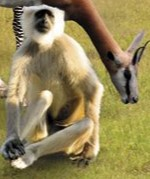
#> input picture Pranali/i1.jpg, 150 x 179 px
$ python 9.1.py
#> lines starting #> are read from the running program, lines starting #| are printed output that depends on the picture; after the words box and inside, x2 and y2 are one past the last pixel; in counts of white or black regions, pixels touching at a corner belong together
import cv2
import numpy as np


def detect_object(template_path, input_image_path):

    # Read template image in grayscale
#> called with template_path = 'i1.jpg', input_image_path = 'animal.jpg'
    template = cv2.imread(template_path, 0)
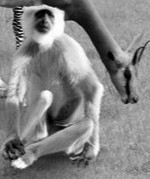
#> template: shape (179, 150); min 0, max 255, mean 132.3

    # Read input image
    img = cv2.imread(input_image_path)
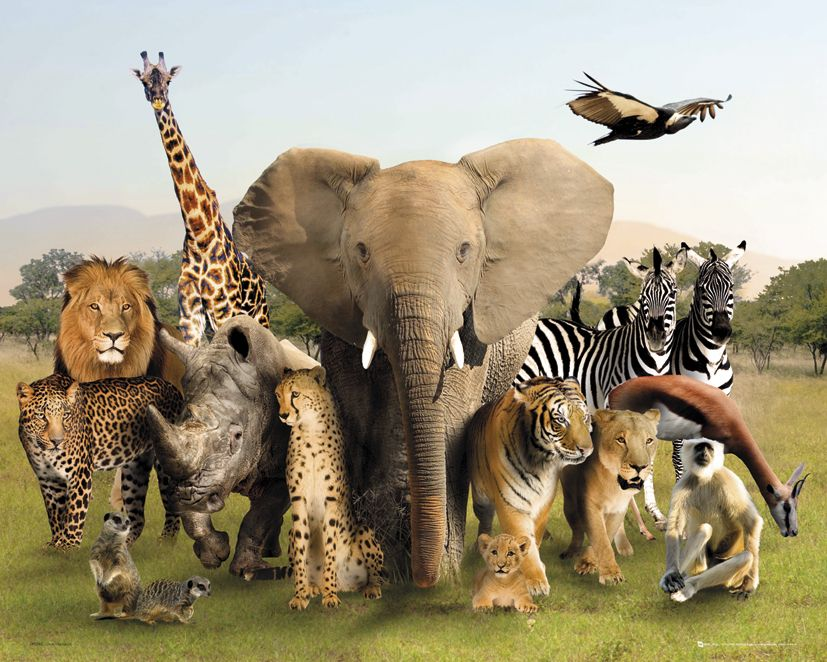
#> input picture Pranali/animal.jpg, 827 x 662 px
#> img is the input picture: shape (662, 827, 3); mean B, G, R 123.8, 149.8, 160.7

    # Check template image
    if template is None:
        print("Template image not found!")
        return

    # Check input image
    if img is None:
        print("Input image not found!")
        return

    # Convert input image to grayscale
    gray_img = cv2.cvtColor(img, cv2.COLOR_BGR2GRAY)
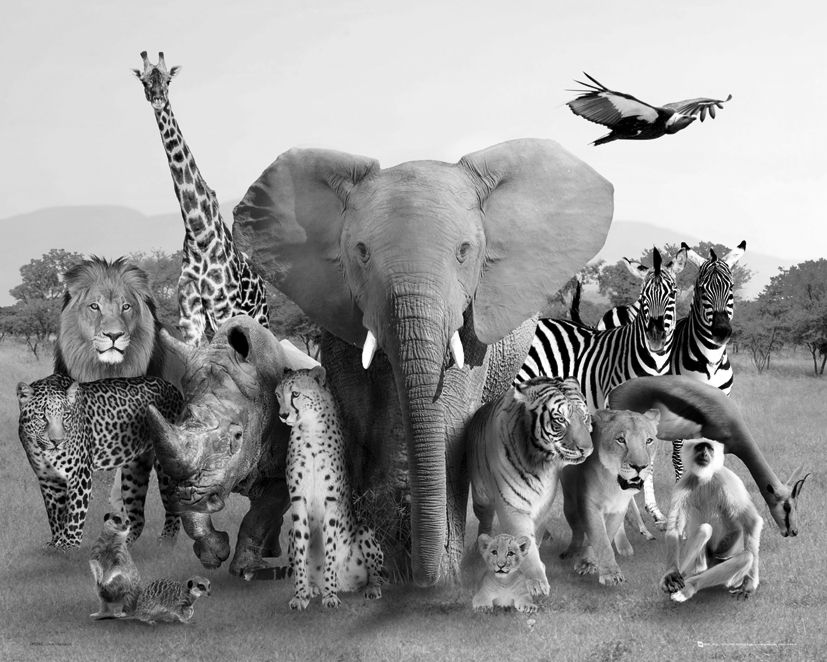
#> gray_img: shape (662, 827); min 0, max 255, mean 150.1

    # Get template height and width
    h, w = template.shape
#> h = 179; w = 150

    # Template matching
    result = cv2.matchTemplate(
        gray_img,
        template,
        cv2.TM_CCOEFF_NORMED
    )
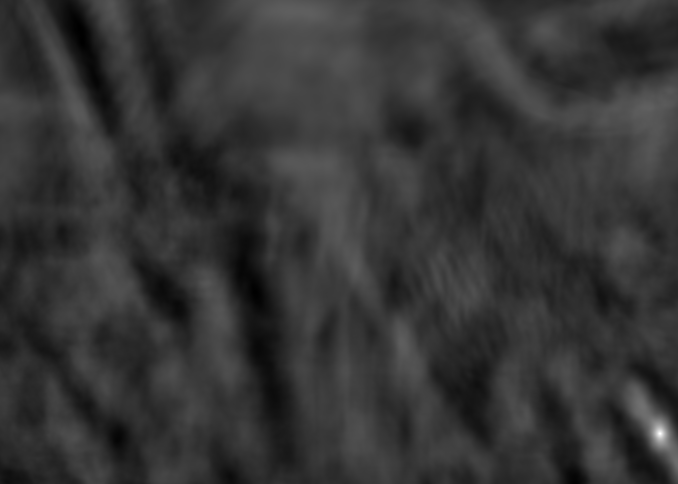
#> result: shape (484, 678) float32; min -0.242, max 0.984, mean 0.0148; drawn with min black and max white

    # Matching threshold
    threshold = 0.8

    # Find matching locations
    locations = np.where(result >= threshold)
#> locations = 26 positions, rows 430 to 436, columns 657 to 662

    # Draw rectangle around detected object
    for pt in zip(*locations[::-1]):
        cv2.rectangle(
            img,
            pt,
            (pt[0] + w, pt[1] + h),
            (0, 255, 255),
            2
        )
#> this loop made 26 passes
#> pt on passes 1 to 12: (659, 430), (660, 430), (658, 431), (659, 431), (660, 431), (661, 431), (658, 432), (659, 432), (660, 432), (661, 432), (657, 433), (658, 433)
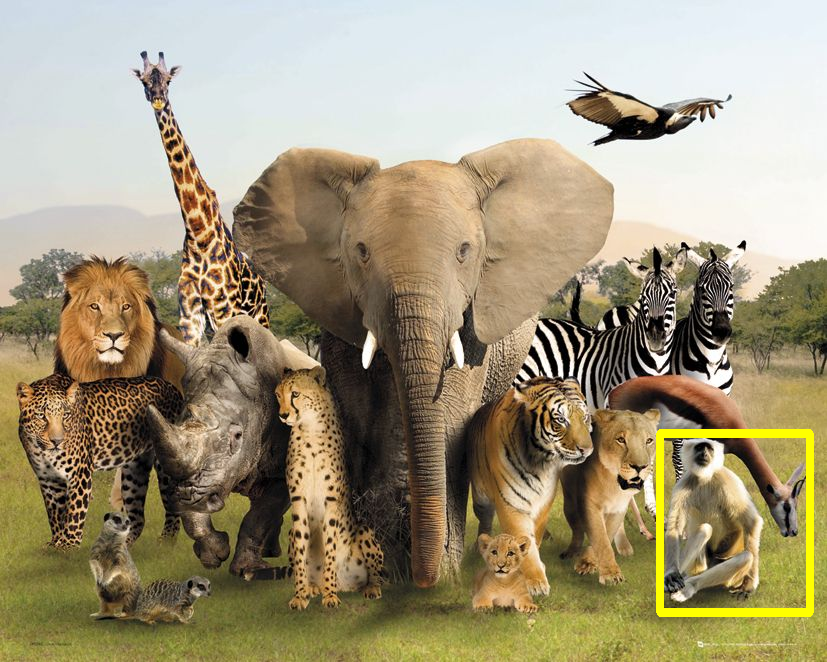
#> img: shape (662, 827, 3); 1.01% of pixels changed, all inside (x1, y1, x2, y2) = (656, 429, 814, 617)

    # Display output
    cv2.imshow("Detected Objects", img)

    cv2.waitKey(0)
    cv2.destroyAllWindows()


# Image paths
template_path = "i1.jpg"
input_image_path = "animal.jpg"

# Detect object
detect_object(template_path, input_image_path)
